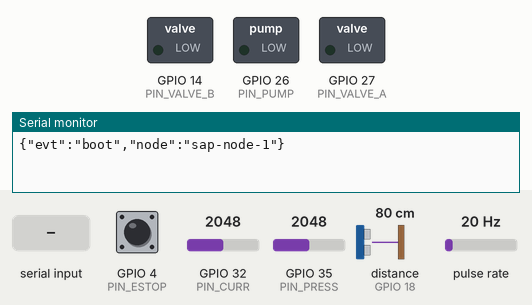
Recording of a sketch running on a simulated ESP32. Parts: switched loads named in the sketch (green lamp = pin HIGH), the last lines printed to the serial monitor. Wiring (inferred from the names in the program): pulse sensor: data GPIO 34. The test bench sets the inputs (shaded band); at power-on: distance to the obstacle (sensor on GPIO 18) 80 cm, GPIO 4 (PIN_ESTOP) HIGH, GPIO 32 (PIN_CURR) = 2048, GPIO 35 (PIN_PRESS) = 2048, pulse rate 20 Hz. The echo pulse lasts 58.3 µs per cm; pins used as bus, display or sensor lines are not drawn.

Above: at 1.5 s.
1.6 s: "RUN A 90 45\n" received over Serial
At 2.4 s:
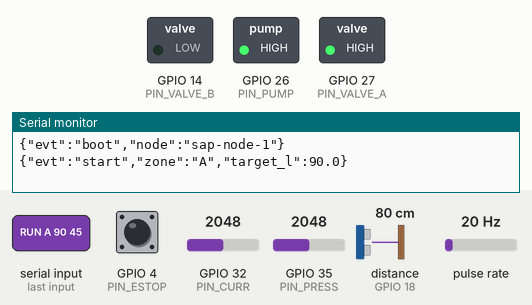
3.6 s: distance to the obstacle (sensor on GPIO 18) set to 187 cm
5.1 s: distance to the obstacle (sensor on GPIO 18) set to 196 cm
At 5.76 s:
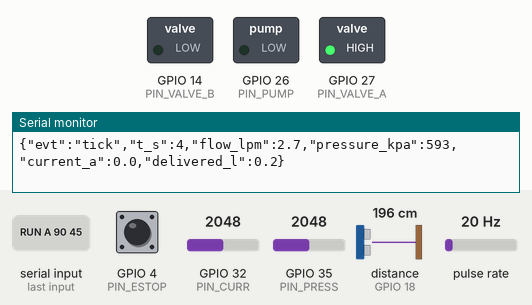
Timing chart, 0 to 8.1 s (numbered marks = the images above; inputs shaded):
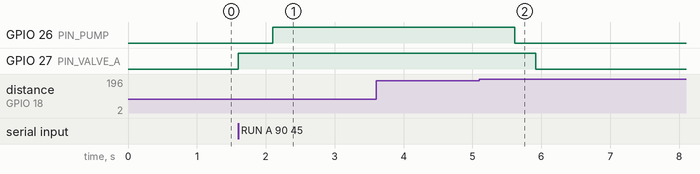

The sketch:

sap_node.ino
```cpp
/*
  SAP field node — ESP32 (Arduino core)
  Hardware safety layer for the 2-zone bench prototype.

  The node obeys simple serial commands from the edge controller
  (Raspberry Pi / laptop running `python3 -m sap.server`) but enforces its own
  safety limits locally, so a crashed controller or lost link can never leave
  the pump running.

  Serial protocol (115200 baud, newline-terminated):
    RUN <zone> <litres> <max_minutes>   start a run on zone A or B
    STOP                                stop everything
    STATUS                              print one JSON status line
  Node prints JSON lines:  {"evt":"status"|"tick"|"done"|"trip", ...}

  Wiring (example, adjust to your board):
    Relay pump           GPIO 26      Relay valve A  GPIO 27   Relay valve B  GPIO 14
    Flow sensor (YF-S201) GPIO 34 (interrupt, 7.5 pulses per L/min)
    Pressure transducer  GPIO 35 (0.5-4.5 V via divider)
    Pump current (ACS712) GPIO 32
    Tank level (ultrasonic) TRIG 5 / ECHO 18
    Soil A shallow/deep  GPIO 36 / 39   Soil B shallow/deep GPIO 33 / 25
    E-stop button        GPIO 4 (to GND, INPUT_PULLUP)
  !! Mains-powered pumps must be switched through a rated contactor installed by
  !! a qualified electrician. Keep electronics in an IP65 enclosure.
*/

#include <Arduino.h>

const int PIN_PUMP = 26, PIN_VALVE_A = 27, PIN_VALVE_B = 14;
const int PIN_FLOW = 34, PIN_PRESS = 35, PIN_CURR = 32, PIN_TRIG = 5, PIN_ECHO = 18, PIN_ESTOP = 4;
const int PIN_SOIL[2][2] = {{36, 39}, {33, 25}};

// ---- safety limits (calibrate on the bench) ----
const float NOMINAL_FLOW_LPM[2] = {24.0, 20.0};
const float NOMINAL_PRESSURE_KPA = 150.0;
const float MIN_TANK_CM_TO_EMPTY = 10.0;   // stop when water is this close to the intake
const float MIN_CURRENT_A = 1.0, MAX_CURRENT_A = 12.0;
const float LOW_FLOW_RATIO = 0.5, HIGH_FLOW_RATIO = 1.5, LOW_PRESS_RATIO = 0.5;
const unsigned long GRACE_MS = 20000;      // ignore start-up transients
const unsigned long HEARTBEAT_MS = 30000;  // stop if controller is silent this long during a run

volatile unsigned long flowPulses = 0;
void IRAM_ATTR onFlowPulse() { flowPulses++; }

int activeZone = -1;
float targetL = 0, deliveredL = 0;
unsigned long runStart = 0, maxRunMs = 0, lastTick = 0, lastHeard = 0;

float readPressureKpa() {
  float v = analogRead(PIN_PRESS) / 4095.0 * 3.3 * 1.5;    // divider ratio
  return max(0.0f, (v - 0.5f) / 4.0f * 1200.0f);           // 0-1.2 MPa sensor
}
float readCurrentA() {
  float v = analogRead(PIN_CURR) / 4095.0 * 3.3;
  return fabs((v - 1.65) / 0.066);                          // ACS712-30A on 3.3 V divider
}
float readTankGapCm() {
  digitalWrite(PIN_TRIG, LOW); delayMicroseconds(2);
  digitalWrite(PIN_TRIG, HIGH); delayMicroseconds(10); digitalWrite(PIN_TRIG, LOW);
  unsigned long d = pulseIn(PIN_ECHO, HIGH, 30000);
  return d ? d * 0.0343 / 2.0 : -1;                         // distance from sensor to water
}
float readSoil(int z, int depth) {                          // raw 0-1, calibrate per soil
  return 1.0 - analogRead(PIN_SOIL[z][depth]) / 4095.0;
}

void allOff() {
  digitalWrite(PIN_PUMP, LOW);
  delay(300);                                               // stop pump before closing valves
  digitalWrite(PIN_VALVE_A, LOW);
  digitalWrite(PIN_VALVE_B, LOW);
}

void finish(const char* evt, const char* reason) {
  allOff();
  Serial.printf("{\"evt\":\"%s\",\"zone\":\"%c\",\"delivered_l\":%.1f,\"reason\":\"%s\"}\n",
                evt, activeZone == 0 ? 'A' : 'B', deliveredL, reason);
  activeZone = -1;
}

void startRun(int zone, float litres, float maxMin) {
  if (activeZone >= 0) { Serial.println("{\"evt\":\"error\",\"msg\":\"busy\"}"); return; }
  if (digitalRead(PIN_ESTOP) == LOW) { Serial.println("{\"evt\":\"error\",\"msg\":\"estop active\"}"); return; }
  activeZone = zone; targetL = litres; deliveredL = 0;
  maxRunMs = (unsigned long)(maxMin * 60000.0); runStart = millis(); lastTick = runStart; lastHeard = runStart;
  noInterrupts(); flowPulses = 0; interrupts();
  digitalWrite(zone == 0 ? PIN_VALVE_A : PIN_VALVE_B, HIGH);
  delay(500);                                               // open valve before pump: no dead-heading
  digitalWrite(PIN_PUMP, HIGH);
  Serial.printf("{\"evt\":\"start\",\"zone\":\"%c\",\"target_l\":%.1f}\n", zone == 0 ? 'A' : 'B', litres);
}

void safetyTick() {
  unsigned long now = millis();
  if (now - lastTick < 1000) return;
  float dt = (now - lastTick) / 1000.0; lastTick = now;
  noInterrupts(); unsigned long p = flowPulses; flowPulses = 0; interrupts();
  float flow = (p / dt) / 7.5;                              // L/min
  deliveredL += flow * dt / 60.0;
  float press = readPressureKpa(), cur = readCurrentA(), gap = readTankGapCm();
  unsigned long t = now - runStart;
  float nf = NOMINAL_FLOW_LPM[activeZone];
  Serial.printf("{\"evt\":\"tick\",\"t_s\":%lu,\"flow_lpm\":%.1f,\"pressure_kpa\":%.0f,\"current_a\":%.1f,\"delivered_l\":%.1f}\n",
                t / 1000, flow, press, cur, deliveredL);

  if (digitalRead(PIN_ESTOP) == LOW) return finish("trip", "emergency stop");
  if (cur > MAX_CURRENT_A) return finish("trip", "pump overcurrent");
  if (gap > 0 && gap > 200 - MIN_TANK_CM_TO_EMPTY) return finish("trip", "tank below reserve");
  if (now - lastHeard > HEARTBEAT_MS) return finish("trip", "controller heartbeat lost");
  if (t > maxRunMs) return finish("trip", "max run time reached");
  if (t > GRACE_MS) {
    if (cur < MIN_CURRENT_A) return finish("trip", "dry-run suspected");
    if (flow < LOW_FLOW_RATIO * nf) return finish("trip", "low flow: blockage or dry source");
    if (flow > HIGH_FLOW_RATIO * nf) return finish("trip", "high flow: possible burst");
    if (press < LOW_PRESS_RATIO * NOMINAL_PRESSURE_KPA) return finish("trip", "pressure collapse");
  }
  if (deliveredL >= targetL) return finish("done", "target volume delivered");
}

void printStatus() {
  Serial.printf("{\"evt\":\"status\",\"active\":%d,\"tank_gap_cm\":%.0f,\"pressure_kpa\":%.0f,"
                "\"soil\":[[%.3f,%.3f],[%.3f,%.3f]],\"estop\":%d}\n",
                activeZone, readTankGapCm(), readPressureKpa(),
                readSoil(0, 0), readSoil(0, 1), readSoil(1, 0), readSoil(1, 1),
                digitalRead(PIN_ESTOP) == LOW);
}

void setup() {
  Serial.begin(115200);
  pinMode(PIN_PUMP, OUTPUT); pinMode(PIN_VALVE_A, OUTPUT); pinMode(PIN_VALVE_B, OUTPUT);
  allOff();                                                 // fail-safe default on boot
  pinMode(PIN_TRIG, OUTPUT); pinMode(PIN_ECHO, INPUT); pinMode(PIN_ESTOP, INPUT_PULLUP);
  pinMode(PIN_FLOW, INPUT);
  attachInterrupt(digitalPinToInterrupt(PIN_FLOW), onFlowPulse, RISING);
  Serial.println("{\"evt\":\"boot\",\"node\":\"sap-node-1\"}");
}

void loop() {
  if (Serial.available()) {
    String line = Serial.readStringUntil('\n'); line.trim();
    lastHeard = millis();
    if (line.startsWith("RUN ")) {
      char z; float l, m;
      if (sscanf(line.c_str(), "RUN %c %f %f", &z, &l, &m) == 3 && (z == 'A' || z == 'B') && l > 0 && m > 0 && m <= 120)
        startRun(z == 'A' ? 0 : 1, l, m);
      else Serial.println("{\"evt\":\"error\",\"msg\":\"bad RUN\"}");
    } else if (line == "STOP") {
      if (activeZone >= 0) finish("trip", "manual stop"); else allOff();
    } else if (line == "STATUS" || line == "PING") {
      printStatus();
    }
  }
  if (activeZone >= 0) safetyTick();
}
```

Measured:
- the behaviour switches between 190 and 191 cm on distance to the obstacle (sensor on GPIO 18) (found by bisection; images 1 and 2)
- after the input at 1.6 s, GPIO 26 (PIN_PUMP): LOW → HIGH after 0.50 s; GPIO 27 (PIN_VALVE_A): LOW → HIGH at once
- after the input at 5.1 s, GPIO 26 (PIN_PUMP): HIGH → LOW after 0.52 s; GPIO 27 (PIN_VALVE_A): HIGH → LOW after 0.82 s
